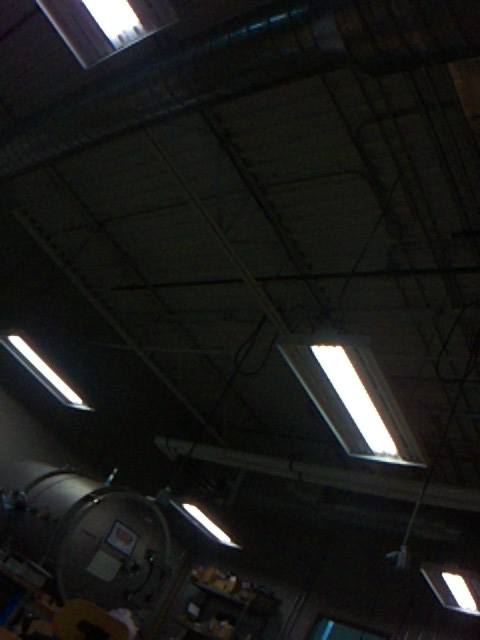
#> input picture Images1.jpg, 480 x 640 px
$ python -i sscv.py   (imports and definitions only)
#> lines starting #> are read from the running program, lines starting #| are printed output that depends on the picture; after the words box and inside, x2 and y2 are one past the last pixel; in counts of white or black regions, pixels touching at a corner belong together
### CameraPictures.py
from picamera2 import *
import time

def takepicture(CamNum):
	cam = Picamera2(CamNum)
	cam.start()
	cam.capture_file(f"Camera{CamNum}.jpg")
	cam.stop()
	cam.close()

takepicture(0)
takepicture(1)
takepicture(2)
takepicture(3)

### sscv.py
import cv2 as cv
import numpy as np
import math
from CameraPictures import *

def findsun(filepath):
#> called with filepath = 'Images1.jpg'
    img = cv.imread(filepath)
#> img is the input picture: shape (640, 480, 3); mean B, G, R 24.9, 26.7, 26.2
    dims = img.shape
#> dims = (640, 480, 3)
    #print(dims)

    # Perform operations on the frame here (e.g., convert to grayscale)
    image = cv.cvtColor(img, cv.COLOR_BGR2RGB)
    gray = cv.cvtColor(image, cv.COLOR_BGR2GRAY)
    _, thresh = cv.threshold(gray, 225, 255, cv.THRESH_BINARY)
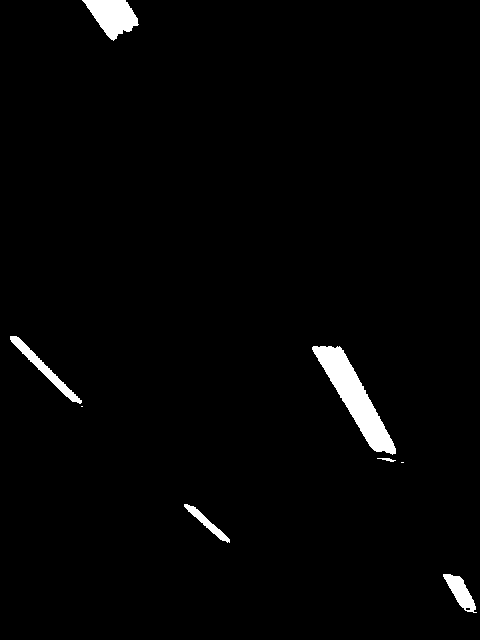
#> thresh: shape (640, 480); 2% white; 8 white regions (2 under 20 px)
    contours, _ = cv.findContours(thresh, cv.RETR_TREE, cv.CHAIN_APPROX_SIMPLE)
#> contours = 9 contours, 4 with area under 20; largest, box (x1, y1, x2, y2) and area: (312, 346, 396, 455) 2822, (82, 0, 139, 41) 1288, (10, 336, 82, 404) 669, (443, 574, 477, 613) 546, (184, 504, 230, 543) 330
    C = (0, 0)
    rmax = 10
    for cnt in contours:
        (x, y), radius = cv.minEnclosingCircle(cnt)
        center = (int(x), int(y))
        radius = int(radius)
        if radius > rmax:
            rmax = radius
            C = center
#> this loop made 9 passes
#> (x, y, radius, rmax, C) on passes 1, 3, 7: (459.5, 593, 25, 25, (459, 593)), (206.5, 523, 29, 29, (206, 523)), (354, 399.5, 67, 67, (354, 399))
#> (x, y, radius, center) on passes 2, 8: (467.5, 608.5, 2, (467, 608)), (45.5, 369, 48, (45, 369))
#> after the loop, rmax = 67
    cv.destroyAllWindows()
    if C == (0, 0):
        return C, dims
    else:
        #print(C)
        C = (C[0]-dims[1]/2, C[1]-dims[0]/2) # convert from top-left origin to center origin
#> C = (114, 79)
        #print(C)
        return C, dims

def rotx(theta):
    return np.array([[1, 0, 0], [0, math.cos(theta), math.sin(theta)], [0, -math.sin(theta), math.cos(theta)]])

def roty(theta):
    return np.array([[math.cos(theta), 0, -math.sin(theta)], [0, 1, 0], [math.sin(theta), 0, math.cos(theta)]])

def rotz(theta):
    return np.array([[math.cos(theta), math.sin(theta), 0], [-math.sin(theta), math.cos(theta), 0], [0, 0, 1]])

# [4 lines left out: function plotAxis, not called in this run]

def plotVec(v, ax, c, style):
    ax.plot([0, v[0]], [0, v[1]], [0, v[2]], color=c, linestyle=style)

# [48 lines left out: functions sunvec, sunsensor, not called in this run]

>>> result = findsun('Images1.jpg')
#> result = ((114, 79), (640, 480, 3))
